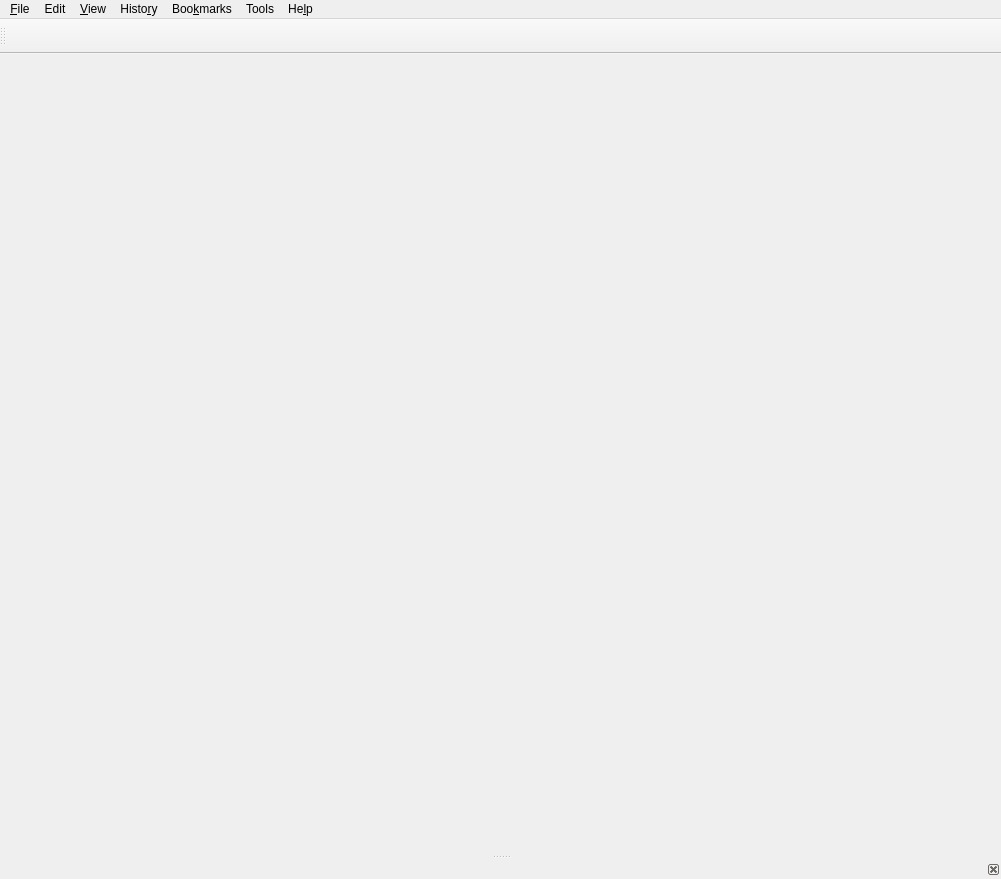
<?xml version="1.0" encoding="UTF-8"?>
<ui version="4.0">
 <class>MainWindow</class>
 <widget class="QMainWindow" name="MainWindow">
  <property name="geometry">
   <rect>
    <x>0</x>
    <y>0</y>
    <width>1001</width>
    <height>879</height>
   </rect>
  </property>
  <property name="windowTitle">
   <string>Web Browser</string>
  </property>
  <property name="windowIcon">
   <iconset>
    <normaloff>../../../../../../usr/share/icons/oxygen/32x32/apps/package_network.png</normaloff>../../../../../../usr/share/icons/oxygen/32x32/apps/package_network.png</iconset>
  </property>
  <widget class="QWidget" name="centralWidget">
   <layout class="QVBoxLayout" name="verticalLayout">
    <property name="spacing">
     <number>0</number>
    </property>
    <property name="leftMargin">
     <number>0</number>
    </property>
    <property name="topMargin">
     <number>0</number>
    </property>
    <property name="bottomMargin">
     <number>0</number>
    </property>
    <item>
     <widget class="BookmarkBar" name="bookmarkBar" native="true">
      <property name="minimumSize">
       <size>
        <width>0</width>
        <height>30</height>
       </size>
      </property>
     </widget>
    </item>
    <item>
     <widget class="FindTextWidget" name="widgetFindText" native="true"/>
    </item>
   </layout>
  </widget>
  <widget class="QMenuBar" name="menuBar">
   <property name="geometry">
    <rect>
     <x>0</x>
     <y>0</y>
     <width>1001</width>
     <height>29</height>
    </rect>
   </property>
   <widget class="QMenu" name="menuFile">
    <property name="title">
     <string>&amp;File</string>
    </property>
    <addaction name="actionNew_Tab"/>
    <addaction name="actionNew_Window"/>
    <addaction name="actionNew_Private_Window"/>
    <addaction name="actionOpen_File"/>
    <addaction name="actionClose_Tab"/>
    <addaction name="actionClose_Window"/>
    <addaction name="separator"/>
    <addaction name="action_Save_Page_As"/>
    <addaction name="separator"/>
    <addaction name="action_Print"/>
    <addaction name="separator"/>
    <addaction name="action_Quit"/>
   </widget>
   <widget class="QMenu" name="menuEdit">
    <property name="title">
     <string>Edit</string>
    </property>
    <addaction name="action_Undo"/>
    <addaction name="action_Redo"/>
    <addaction name="separator"/>
    <addaction name="actionCu_t"/>
    <addaction name="action_Copy"/>
    <addaction name="action_Paste"/>
    <addaction name="action_Delete"/>
    <addaction name="separator"/>
    <addaction name="action_Find"/>
    <addaction name="separator"/>
    <addaction name="actionPreferences"/>
   </widget>
   <widget class="QMenu" name="menuView">
    <property name="title">
     <string>&amp;View</string>
    </property>
    <addaction name="actionBookmark_Bar"/>
    <addaction name="separator"/>
    <addaction name="actionZoom_In"/>
    <addaction name="actionZoom_Out"/>
    <addaction name="actionReset_Zoom"/>
    <addaction name="separator"/>
    <addaction name="actionReload"/>
    <addaction name="separator"/>
    <addaction name="actionPage_So_urce"/>
    <addaction name="action_Full_Screen"/>
   </widget>
   <widget class="HistoryMenu" name="menuHistory">
    <property name="title">
     <string>Histo&amp;ry</string>
    </property>
   </widget>
   <widget class="QMenu" name="menuBookmarks">
    <property name="styleSheet">
     <string notr="true">* { menu-scrollable: 1 }</string>
    </property>
    <property name="title">
     <string>Boo&amp;kmarks</string>
    </property>
   </widget>
   <widget class="QMenu" name="menuTools">
    <property name="title">
     <string>Tools</string>
    </property>
    <widget class="UserAgentMenu" name="menuUser_Agents">
     <property name="title">
      <string>&amp;User Agents</string>
     </property>
    </widget>
    <addaction name="actionManage_Ad_Blocker"/>
    <addaction name="actionManage_Cookies"/>
    <addaction name="actionUser_Scripts"/>
    <addaction name="menuUser_Agents"/>
    <addaction name="separator"/>
    <addaction name="actionView_Downloads"/>
   </widget>
   <widget class="QMenu" name="menuHelp">
    <property name="title">
     <string>He&amp;lp</string>
    </property>
    <addaction name="actionAbout"/>
    <addaction name="actionAbout_Qt"/>
   </widget>
   <addaction name="menuFile"/>
   <addaction name="menuEdit"/>
   <addaction name="menuView"/>
   <addaction name="menuHistory"/>
   <addaction name="menuBookmarks"/>
   <addaction name="menuTools"/>
   <addaction name="menuHelp"/>
  </widget>
  <widget class="QToolBar" name="toolBar">
   <property name="minimumSize">
    <size>
     <width>0</width>
     <height>35</height>
    </size>
   </property>
   <property name="windowTitle">
    <string>toolBar_2</string>
   </property>
   <property name="styleSheet">
    <string notr="true">QToolBar { spacing: 3px; } QToolButton::menu-indicator { subcontrol-position: bottom right; subcontrol-origin: content; }</string>
   </property>
   <attribute name="toolBarArea">
    <enum>TopToolBarArea</enum>
   </attribute>
   <attribute name="toolBarBreak">
    <bool>false</bool>
   </attribute>
  </widget>
  <widget class="QDockWidget" name="dockWidget">
   <property name="floating">
    <bool>false</bool>
   </property>
   <property name="features">
    <set>QDockWidget::DockWidgetClosable</set>
   </property>
   <attribute name="dockWidgetArea">
    <number>8</number>
   </attribute>
   <widget class="QWidget" name="dockWidgetContents"/>
  </widget>
  <action name="actionNew_Window">
   <property name="text">
    <string>&amp;New Window</string>
   </property>
   <property name="shortcut">
    <string>Ctrl+N</string>
   </property>
  </action>
  <action name="actionNew_Tab">
   <property name="text">
    <string>New &amp;Tab</string>
   </property>
   <property name="iconText">
    <string>New Tab</string>
   </property>
   <property name="toolTip">
    <string>New Tab</string>
   </property>
   <property name="shortcut">
    <string>Ctrl+T</string>
   </property>
  </action>
  <action name="actionNew_Private_Window">
   <property name="text">
    <string>New Private &amp;Window</string>
   </property>
   <property name="shortcut">
    <string>Ctrl+Shift+P</string>
   </property>
  </action>
  <action name="actionOpen_File">
   <property name="text">
    <string>&amp;Open File...</string>
   </property>
   <property name="shortcut">
    <string>Ctrl+O</string>
   </property>
  </action>
  <action name="actionClose_Tab">
   <property name="text">
    <string>&amp;Close Tab</string>
   </property>
   <property name="shortcut">
    <string>Ctrl+W</string>
   </property>
  </action>
  <action name="actionClose_Window">
   <property name="text">
    <string>C&amp;lose Window</string>
   </property>
   <property name="shortcut">
    <string>Ctrl+Shift+W</string>
   </property>
  </action>
  <action name="action_Save_Page_As">
   <property name="text">
    <string>&amp;Save Page As...</string>
   </property>
   <property name="shortcut">
    <string>Ctrl+S</string>
   </property>
  </action>
  <action name="action_Print">
   <property name="text">
    <string>&amp;Print...</string>
   </property>
   <property name="shortcut">
    <string>Ctrl+P</string>
   </property>
  </action>
  <action name="action_Quit">
   <property name="text">
    <string>&amp;Quit</string>
   </property>
   <property name="shortcut">
    <string>Ctrl+Q</string>
   </property>
  </action>
  <action name="action_Undo">
   <property name="enabled">
    <bool>false</bool>
   </property>
   <property name="text">
    <string>&amp;Undo</string>
   </property>
   <property name="shortcut">
    <string>Ctrl+Z</string>
   </property>
  </action>
  <action name="action_Redo">
   <property name="enabled">
    <bool>false</bool>
   </property>
   <property name="text">
    <string>&amp;Redo</string>
   </property>
   <property name="shortcut">
    <string>Ctrl+Shift+Z</string>
   </property>
  </action>
  <action name="actionCu_t">
   <property name="text">
    <string>Cu&amp;t</string>
   </property>
   <property name="shortcut">
    <string>Ctrl+X</string>
   </property>
  </action>
  <action name="action_Copy">
   <property name="text">
    <string>&amp;Copy</string>
   </property>
   <property name="shortcut">
    <string>Ctrl+C</string>
   </property>
  </action>
  <action name="action_Paste">
   <property name="text">
    <string>&amp;Paste</string>
   </property>
   <property name="shortcut">
    <string>Ctrl+V</string>
   </property>
  </action>
  <action name="action_Delete">
   <property name="text">
    <string>&amp;Delete</string>
   </property>
   <property name="shortcut">
    <string>Del</string>
   </property>
  </action>
  <action name="action_Find">
   <property name="text">
    <string>&amp;Find</string>
   </property>
   <property name="shortcut">
    <string>Ctrl+F</string>
   </property>
  </action>
  <action name="actionPreferences">
   <property name="text">
    <string>Pr&amp;eferences</string>
   </property>
  </action>
  <action name="actionBookmark_Bar">
   <property name="checkable">
    <bool>true</bool>
   </property>
   <property name="text">
    <string>&amp;Bookmark Bar</string>
   </property>
  </action>
  <action name="actionZoom_In">
   <property name="text">
    <string>Zoom &amp;In</string>
   </property>
   <property name="shortcut">
    <string>Ctrl+=</string>
   </property>
  </action>
  <action name="actionZoom_Out">
   <property name="text">
    <string>Zoom &amp;Out</string>
   </property>
   <property name="shortcut">
    <string>Ctrl+-</string>
   </property>
  </action>
  <action name="actionReset_Zoom">
   <property name="text">
    <string>Reset &amp;Zoom</string>
   </property>
  </action>
  <action name="actionPage_So_urce">
   <property name="text">
    <string>Page So&amp;urce</string>
   </property>
   <property name="shortcut">
    <string>Ctrl+U</string>
   </property>
  </action>
  <action name="action_Full_Screen">
   <property name="checkable">
    <bool>true</bool>
   </property>
   <property name="text">
    <string>&amp;Full Screen</string>
   </property>
   <property name="shortcut">
    <string>F11</string>
   </property>
  </action>
  <action name="actionManage_Cookies">
   <property name="text">
    <string>&amp;Manage Cookies</string>
   </property>
  </action>
  <action name="actionAbout">
   <property name="text">
    <string>&amp;About Viper Browser</string>
   </property>
  </action>
  <action name="actionShow_all_history">
   <property name="text">
    <string>&amp;Show All History</string>
   </property>
   <property name="shortcut">
    <string>Ctrl+Shift+H</string>
   </property>
  </action>
  <action name="actionClear_Recent_History">
   <property name="text">
    <string>&amp;Clear Recent History...</string>
   </property>
   <property name="shortcut">
    <string>Ctrl+Shift+Del</string>
   </property>
  </action>
  <action name="actionReload">
   <property name="text">
    <string>&amp;Reload</string>
   </property>
   <property name="shortcut">
    <string>Ctrl+R</string>
   </property>
  </action>
  <action name="actionView_Downloads">
   <property name="text">
    <string>&amp;View Downloads</string>
   </property>
  </action>
  <action name="actionDefault">
   <property name="checkable">
    <bool>true</bool>
   </property>
   <property name="checked">
    <bool>true</bool>
   </property>
   <property name="text">
    <string>&amp;Default</string>
   </property>
  </action>
  <action name="actionAdd_User_Agent">
   <property name="text">
    <string>&amp;Add User Agent</string>
   </property>
  </action>
  <action name="actionAbout_Qt">
   <property name="text">
    <string>About &amp;Qt</string>
   </property>
  </action>
  <action name="actionUser_Scripts">
   <property name="text">
    <string>Manage User &amp;Scripts</string>
   </property>
  </action>
  <action name="actionManage_Ad_Blocker">
   <property name="text">
    <string>Manage Ad &amp;Blocker</string>
   </property>
  </action>
 </widget>
 <layoutdefault spacing="6" margin="11"/>
 <customwidgets>
  <customwidget>
   <class>FindTextWidget</class>
   <extends>QWidget</extends>
   <header>Widgets/FindTextWidget.h</header>
   <container>1</container>
  </customwidget>
  <customwidget>
   <class>BookmarkBar</class>
   <extends>QWidget</extends>
   <header>Widgets/BookmarkBar.h</header>
   <container>1</container>
  </customwidget>
  <customwidget>
   <class>HistoryMenu</class>
   <extends>QMenu</extends>
   <header>History/HistoryMenu.h</header>
  </customwidget>
  <customwidget>
   <class>UserAgentMenu</class>
   <extends>QMenu</extends>
   <header>UserAgents/UserAgentMenu.h</header>
  </customwidget>
 </customwidgets>
 <resources/>
 <connections/>
</ui>
